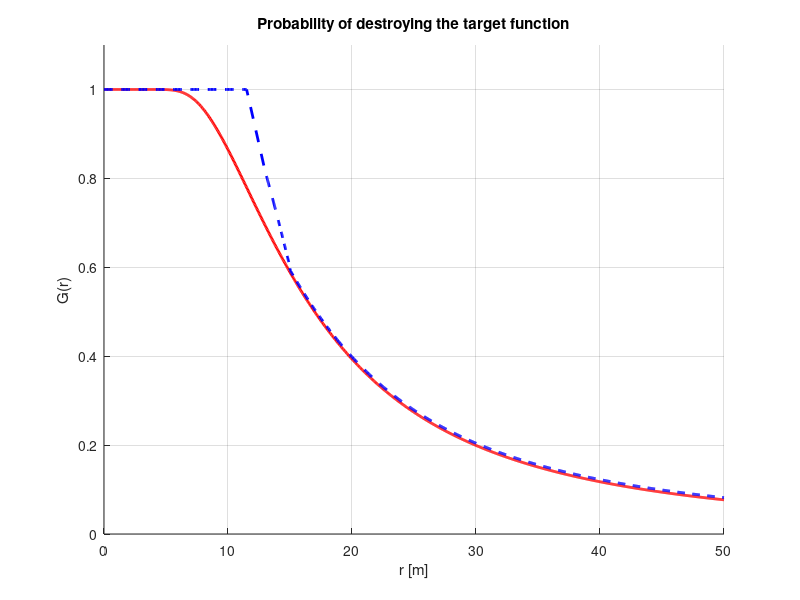

MATLAB code for this plot: (Note: this script raises an error after producing the figure.)
%% 
% Probability of destroying the target depending on the distance of the rocket 
% explosion from the target

x=linspace(0,50,1000); %create x vector
y=1-exp(-(200./x.^2)); %calculate y function

% create 3 vectors representing Gr function
x1=linspace(0,11.5,100);
x2=linspace(13,15,100);
x3=linspace(15,50,700);
y1=ones(1,length(x1));
y2=-(1/260).*x2.^2+(381/260);
y3=1-exp(-(200./x3.^2))+0.005;

%merging vectors into one
x12=[x1 x2 x3];
y12=[y1 y2 y3];

%plotting figure
figure
hold on
plot(x,y,'r','LineWidth',2)
plot(x12,y12,'b--','LineWidth',2)
grid on
title('Probability of destroying the target function')
ylim([0 1.1])
xlabel('r [m]')
ylabel('G(r)')
ax = gca;
ax.XTickLabel = {};
legend('G(r) not including the shock wave', 'G(r) including the shock wave')